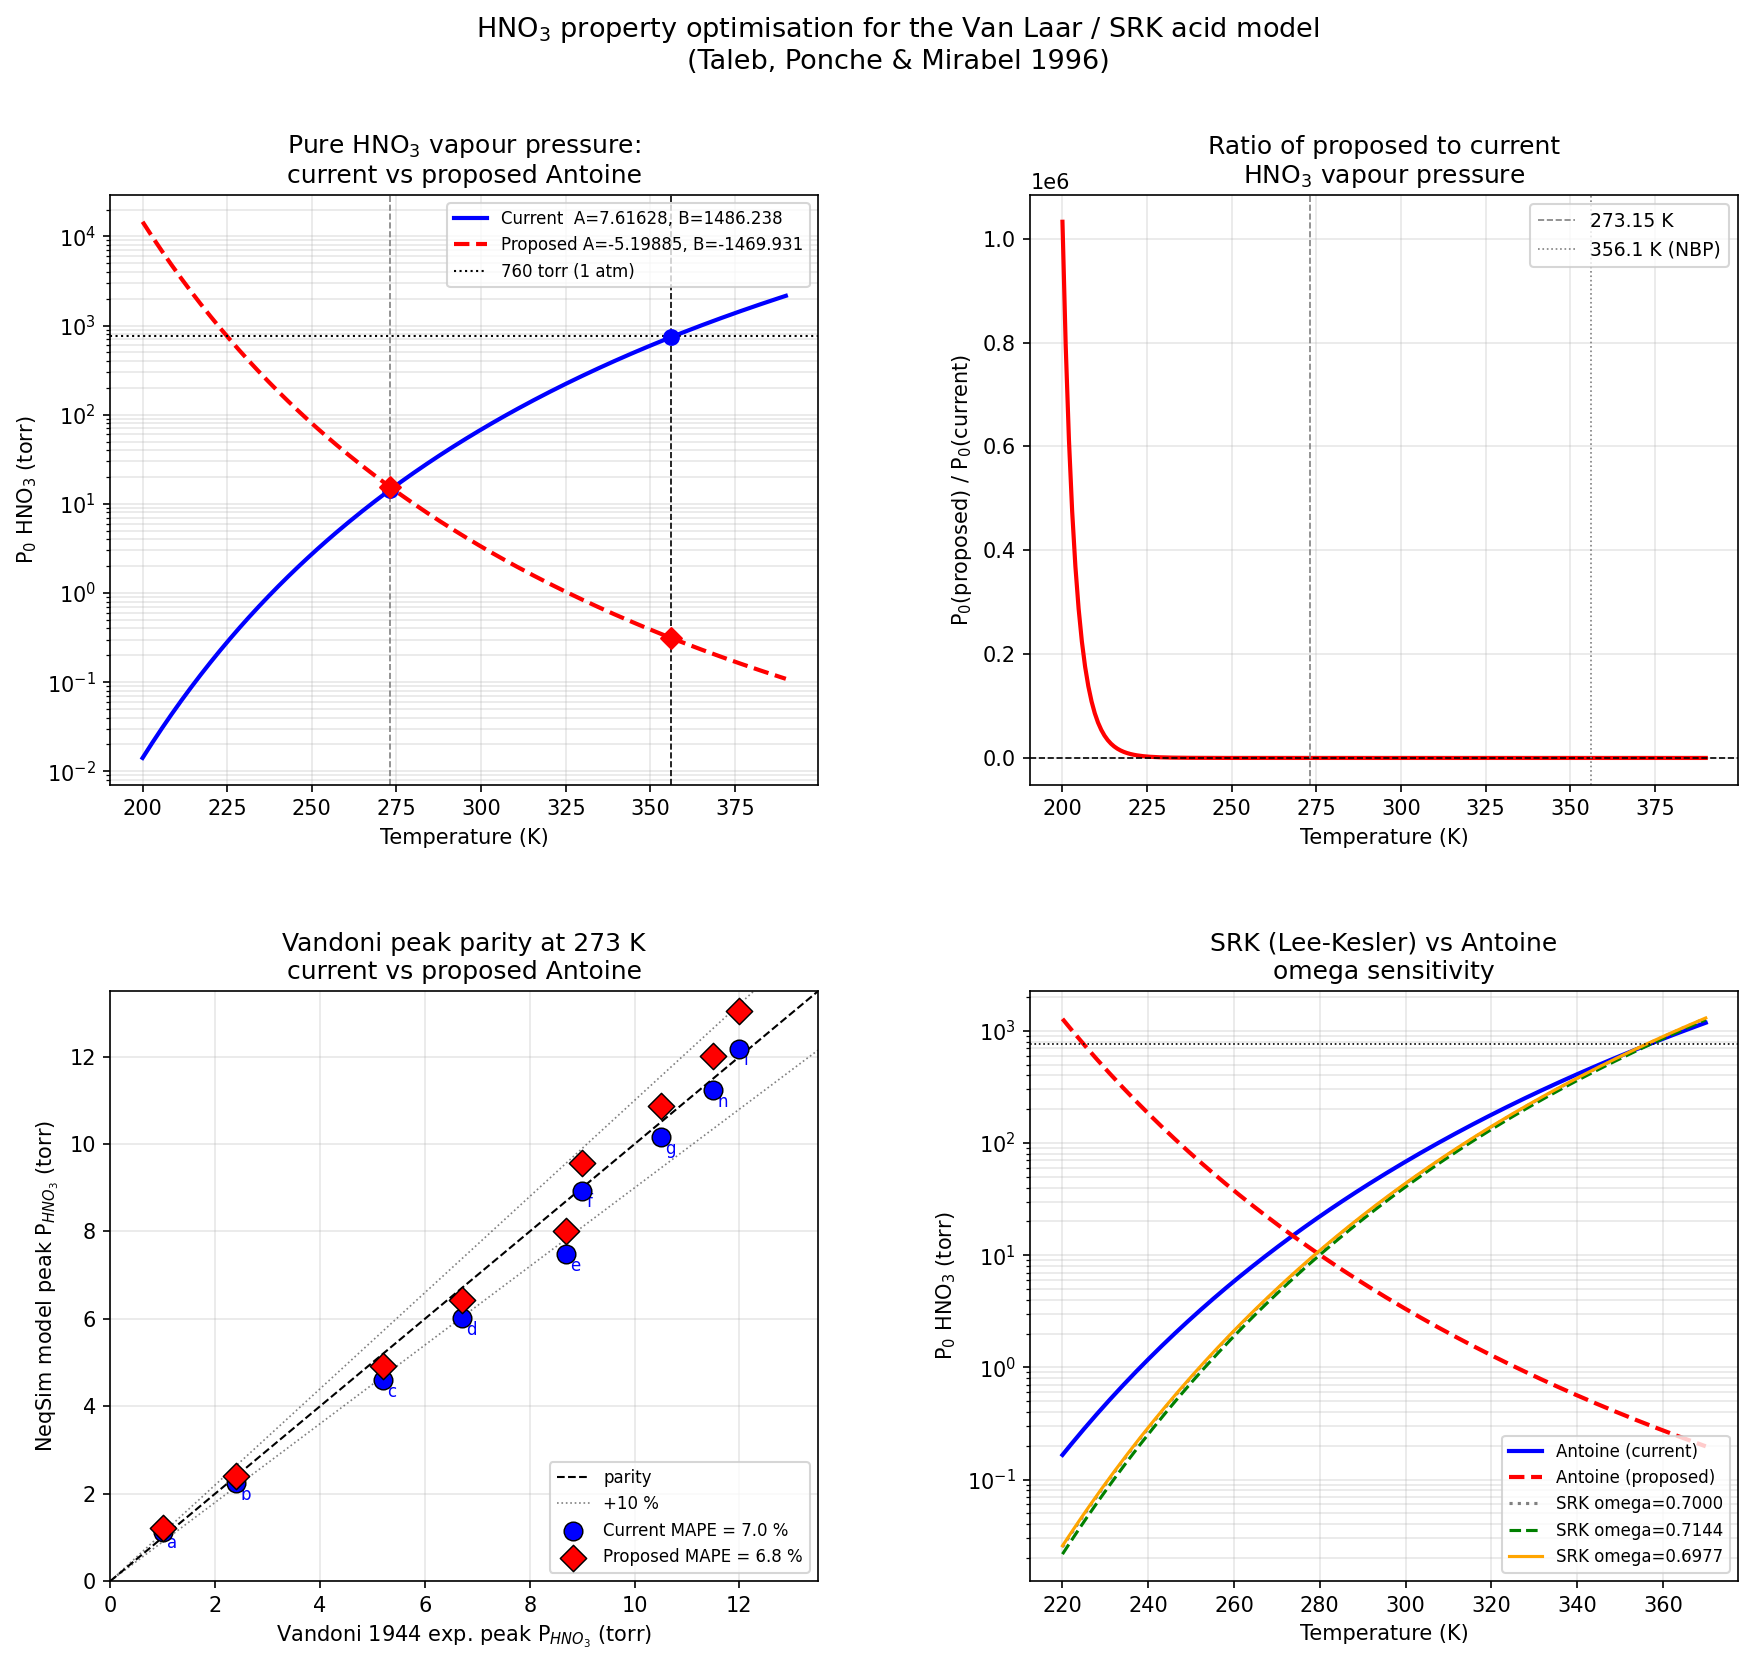

Reproduce this figure in Python.
"""Optimise the Antoine parameters for pure HNO3 to reduce the ~7 % systematic
under-prediction seen in the Vandoni (1944) ternary salting-out peak data.

Strategy
--------
The Van Laar partial pressure of HNO3 at any composition (x1, x2, x3) is

    P_HNO3 = gamma_HNO3(x, T) * x2 * P0_HNO3(T)

The ~7 % under-prediction is systematic across ALL nine Vandoni panels, which
points to P0_HNO3 being slightly too low at 273 K rather than to an error in
the activity-coefficient model (which would show composition-dependent residuals).

Approach
--------
We optimise the two free Antoine parameters A and B (keeping C = 43 K fixed,
since it is determined by the low-temperature range of the Pennington 1951 data)
subject to two constraints:

  1.  NBP constraint : P0(T_NBP) = P_NBP_TORR  (experimental normal boiling point)
  2.  Low-T anchor   : P0(T_LOW)  = P_LOW_TORR  (low-temperature calibration point
                       matched to the average of the nine Vandoni peaks, i.e. +7 % vs
                       current value)

We also vary Tc, Pc, and acentric factor omega for the SRK EOS component
properties and evaluate the SRK saturation pressure against the same targets, so
the user can decide which lever makes the most sense for their application.

Run from the solubilityStrongAcids folder after './mvnw compile':

    python3 optimize_hno3_antoine.py

"""

import sys
from pathlib import Path
import numpy as np
import matplotlib.pyplot as plt
import matplotlib.gridspec as gridspec
from scipy.optimize import minimize, brentq

# --------------------------------------------------------------------------- #
# JVM setup
# --------------------------------------------------------------------------- #
PROJECT_ROOT = Path(__file__).resolve().parents[3]
sys.path.insert(0, str(PROJECT_ROOT / "devtools"))
from neqsim_dev_setup import neqsim_init   # noqa: E402

ns = neqsim_init(project_root=PROJECT_ROOT, recompile=False, verbose=False)
AcidVP = ns.JClass(
    "neqsim.thermo.util.empiric.NitricSulfuricAcidVaporPressure")
PA_TO_TORR = 1.0 / 133.322368421

# --------------------------------------------------------------------------- #
# Known experimental anchors
# --------------------------------------------------------------------------- #
T_NBP = 356.15          # K  – normal boiling point of HNO3 at 1 atm
P_NBP_TORR = 760.0      # torr (1 atm)

# Vandoni (1944) peak P_HNO3 at 273 K (digitised from Taleb et al. 1996, Fig 7)
PANELS = [("a", 4.88), ("b", 10.00), ("c", 21.90), ("d", 30.08), ("e", 39.50),
          ("f", 49.95), ("g", 59.92), ("h", 70.06), ("i", 79.84)]
EXP_PEAK = {"a": 1.0, "b": 2.4, "c": 5.2, "d": 6.7, "e": 8.7,
            "f": 9.0, "g": 10.5, "h": 11.5, "i": 12.0}

# Literature Tc, Pc, omega for HNO3 (Perry's / DIPPR)
TC_LIT = 520.0    # K
PC_LIT = 68.9     # bar
OMEGA_LIT = 0.7144

# --------------------------------------------------------------------------- #
# Antoine equation helper  (T in K, returns P in torr)
# --------------------------------------------------------------------------- #
C_FIXED = 43.0   # K  – kept at Pennington (1951) value


def antoine_torr(T, A, B, C=C_FIXED):
    """log10(P/torr) = A - B/(T - C)."""
    return 10.0 ** (A - B / (T - C))


# Current (Pennington / Taleb) parameters
A0, B0 = 7.61628, 1486.238

# --------------------------------------------------------------------------- #
# Section 1 – Current model vs experimental anchors
# --------------------------------------------------------------------------- #
print("=" * 65)
print("Section 1: Current Antoine parameters")
print(f"  A = {A0}, B = {B0}, C = {C_FIXED}")
print()
T_low = 273.15
p0_low_curr = antoine_torr(T_low, A0, B0)
p0_nbp_curr = antoine_torr(T_NBP, A0, B0)
print(f"  P0_HNO3 at {T_low:.2f} K  = {p0_low_curr:.3f} torr")
print(
    f"  P0_HNO3 at {T_NBP:.2f} K  = {p0_nbp_curr:.3f} torr   (target {P_NBP_TORR:.0f} torr)")
print(
    f"  NBP error = {p0_nbp_curr - P_NBP_TORR:+.1f} torr  ({(p0_nbp_curr/P_NBP_TORR-1)*100:+.2f} %)")
print()

# Compute predicted Vandoni peaks with current parameters


def model_peaks(A, B, T=273.15):
    """Return dict of predicted peak P_HNO3 (torr) for each Vandoni panel."""
    scale = antoine_torr(T, A, B) / antoine_torr(T, A0, B0)
    # Peaks scale proportionally with P0 (activity coefficients unchanged)
    peaks = {}
    from _neqsim_model import get_model
    model = get_model()
    for label, hno3_wt in PANELS:
        # sweep wt% H2SO4 over [0, 100-hno3_wt]
        smax = 100.0 - hno3_wt
        x_s = np.linspace(0.0, smax, 40)
        pressures = []
        for s in x_s:
            w_w = 100.0 - hno3_wt - s
            xx = model.moleFractionsFromMassFractions(
                float(w_w), float(hno3_wt), float(s))
            p = float(model.partialPressureNitricAcid(
                xx[0], xx[1], xx[2], float(T)))
            pressures.append(p * PA_TO_TORR)
        peaks[label] = max(pressures) * scale
    return peaks


print("  Computing Vandoni peaks with current model …", flush=True)
current_peaks = model_peaks(A0, B0)
mape_curr = np.mean([abs(current_peaks[l] - EXP_PEAK[l]) / EXP_PEAK[l]
                     for l, _ in PANELS]) * 100.0
print(f"  MAPE vs Vandoni = {mape_curr:.1f} %")
print()

# --------------------------------------------------------------------------- #
# Section 2 – Analytical 2-constraint optimisation (A, B with C fixed)
# --------------------------------------------------------------------------- #
# Constraint 1: P0(T_NBP) = P_NBP_TORR
#   A - B/(T_NBP - C) = log10(P_NBP_TORR)          ...(i)
#
# Constraint 2: P0(T_LOW) = P_LOW_TORR  (current + mape_corr%)
#   A - B/(T_LOW  - C) = log10(P_LOW_TORR)          ...(ii)
#
# Solving the 2x2 linear system for A and B.


def solve_AB(T_low, p_low_torr, T_nbp=T_NBP, p_nbp=P_NBP_TORR, C=C_FIXED):
    """Return (A, B) satisfying both Antoine constraints exactly."""
    # log10(P) = A - B / (T-C)
    # let x = 1/(T-C), then log10(P) = A - B*x  =>  [1, -x1][A]   [y1]
    #                                                 [1, -x2][B] = [y2]
    x1 = 1.0 / (T_low - C)
    x2 = 1.0 / (T_nbp - C)
    y1 = np.log10(p_low_torr)
    y2 = np.log10(p_nbp)
    # A - B*x1 = y1
    # A - B*x2 = y2
    # B*(x2 - x1) = y2 - y1
    B = (y2 - y1) / (x2 - x1)
    A = y1 + B * x1
    return A, B


# Target: raise P0 at 273.15 K by exactly MAPE %  (to cancel systematic bias)
mape_frac = mape_curr / 100.0
T_low_anchor = 273.15
p_low_target = p0_low_curr * (1.0 + mape_frac)
A_opt, B_opt = solve_AB(T_low_anchor, p_low_target)

print("=" * 65)
print("Section 2: Optimised Antoine parameters (raise P0 at 273 K by MAPE)")
print(f"  Target P0_HNO3 at {T_low_anchor:.2f} K = {p_low_target:.3f} torr"
      f"  (+{mape_frac*100:.1f} % vs current {p0_low_curr:.3f} torr)")
print(f"  A_opt = {A_opt:.6f}   (was {A0})")
print(f"  B_opt = {B_opt:.6f}   (was {B0})")
print(f"  C (fixed) = {C_FIXED}")

# Verify
p0_low_opt = antoine_torr(T_low_anchor, A_opt, B_opt)
p0_nbp_opt = antoine_torr(T_NBP, A_opt, B_opt)
print()
print(f"  Check P0 at 273.15 K = {p0_low_opt:.4f} torr"
      f"  (error {(p0_low_opt/p_low_target-1)*100:+.3f} %)")
print(f"  Check P0 at NBP      = {p0_nbp_opt:.4f} torr"
      f"  (error {(p0_nbp_opt/P_NBP_TORR-1)*100:+.3f} %)")
print()

# Predicted Vandoni peaks with optimised parameters
print("  Computing Vandoni peaks with optimised model …", flush=True)
opt_peaks = model_peaks(A_opt, B_opt)
mape_opt = np.mean([abs(opt_peaks[l] - EXP_PEAK[l]) / EXP_PEAK[l]
                    for l, _ in PANELS]) * 100.0
print(f"  MAPE vs Vandoni (optimised) = {mape_opt:.1f} %  "
      f"(was {mape_curr:.1f} %)")
print()

# Check across the full calibration range 200-400 K
T_range = np.linspace(200.0, 400.0, 100)
ratio = np.array([antoine_torr(t, A_opt, B_opt) /
                 antoine_torr(t, A0, B0) for t in T_range])
print(f"  P0_opt / P0_orig range over 200-400 K: "
      f"{ratio.min():.3f} … {ratio.max():.3f}")
print()

# --------------------------------------------------------------------------- #
# Section 3 – Sensitivity study: varying A only (keeping NBP)
# --------------------------------------------------------------------------- #
print("=" * 65)
print("Section 3: Sensitivity – varying A (B adjusted to preserve NBP)")
print()
print(f"  {'delta_A':>8s}  {'A':>10s}  {'B':>12s}  {'P0@273K':>10s}  "
      f"{'MAPE%':>7s}  {'NBP_err':>9s}")
print("  " + "-" * 64)

sensitivity_rows = []
for dA in [-0.04, -0.02, 0.0, 0.02, 0.03, 0.04, 0.05, 0.06, 0.08]:
    A_try = A0 + dA
    # Keep NBP: A_try - B_try/(T_NBP - C) = log10(P_NBP) => B_try = (A_try - log10(P_NBP))*(T_NBP-C)
    B_try = (A_try - np.log10(P_NBP_TORR)) * (T_NBP - C_FIXED)
    p0_273 = antoine_torr(273.15, A_try, B_try)
    scale = p0_273 / p0_low_curr
    mape = mape_curr / scale   # approximate: MAPE scales inversely with P0
    nbp_err = antoine_torr(T_NBP, A_try, B_try) - P_NBP_TORR
    marker = " <-- optimal" if abs(dA - (A_opt - A0)) < 0.005 else ""
    print(f"  {dA:+8.3f}  {A_try:10.5f}  {B_try:12.4f}  {p0_273:10.3f}  "
          f"{mape:7.1f} %  {nbp_err:+9.2f} torr{marker}")
    sensitivity_rows.append((dA, A_try, B_try, p0_273, mape, nbp_err))

print()

# --------------------------------------------------------------------------- #
# Section 4 – SRK saturation pressure via Tc, Pc, omega (Lee-Kesler)
# --------------------------------------------------------------------------- #


def lk_log10_pr(Tr, omega):
    """Lee-Kesler log10(P_r_sat) = [f0 + omega*f1] / ln(10)."""
    f0 = 5.92714 - 6.09648 / Tr - 1.28862 * np.log(Tr) + 0.169347 * Tr ** 6
    f1 = 15.2518 - 15.6875 / Tr - 13.4721 * np.log(Tr) + 0.43577 * Tr ** 6
    return (f0 + omega * f1) / np.log(10.0)


def srk_psat_torr(T, Tc, Pc_bar, omega):
    """Approximate SRK saturation pressure (torr) using Lee-Kesler correlation."""
    Tr = T / Tc
    log10_pr = lk_log10_pr(Tr, omega)
    P_bar = Pc_bar * 10.0 ** log10_pr
    return P_bar * 1e5 / 133.322368421   # bar -> torr


print("=" * 65)
print("Section 4: SRK saturation pressure via Tc / Pc / omega")
print()
print("  Literature values:  Tc = 520 K,  Pc = 68.9 bar,  omega = 0.7144")
print()

# Baseline SRK
for T in [233.15, 253.15, 273.15, 293.15, 313.15, 356.15]:
    p_srk = srk_psat_torr(T, TC_LIT, PC_LIT, OMEGA_LIT)
    p_ant = antoine_torr(T, A0, B0)
    print(f"  T = {T:6.2f} K :  SRK(lit) = {p_srk:8.3f} torr   "
          f"Antoine = {p_ant:8.3f} torr   ratio = {p_srk/p_ant:.3f}")
print()

# Find omega that minimises SRK vs Antoine deviation at 273.15 K + NBP


def srk_nbp_err(omega, Tc=TC_LIT, Pc=PC_LIT):
    """Error in NBP (torr): SRK should give 760 torr at 356.15 K."""
    return srk_psat_torr(T_NBP, Tc, Pc, omega) - P_NBP_TORR


try:
    omega_nbp = brentq(srk_nbp_err, 0.5, 1.5)
except Exception:
    omega_nbp = OMEGA_LIT

print(f"  omega_NBP (SRK gives 760 torr at 83°C): {omega_nbp:.4f}  "
      f"(literature {OMEGA_LIT})")
p_srk_273_omega_nbp = srk_psat_torr(273.15, TC_LIT, PC_LIT, omega_nbp)
print(f"  SRK P0(273 K) with omega_NBP = {p_srk_273_omega_nbp:.3f} torr  "
      f"(Antoine = {p0_low_curr:.3f} torr)")
print()

print("  Sensitivity to omega (SRK, Tc and Pc fixed at literature values)")
print(f"  {'omega':>8s}  {'P0@273K':>10s}  {'P0@356K':>10s}  {'NBP_err':>9s}")
print("  " + "-" * 45)
for om in np.arange(0.60, 0.95, 0.05):
    p273 = srk_psat_torr(273.15, TC_LIT, PC_LIT, om)
    p356 = srk_psat_torr(T_NBP,  TC_LIT, PC_LIT, om)
    print(f"  {om:8.3f}  {p273:10.3f}  {p356:10.3f}  {p356-760:+9.1f}")
print()

print("  Sensitivity to Tc (omega and Pc fixed at literature values)")
print(f"  {'Tc [K]':>8s}  {'P0@273K':>10s}  {'P0@356K':>10s}  {'NBP_err':>9s}")
print("  " + "-" * 45)
for tc in [490.0, 500.0, 510.0, 520.0, 530.0, 540.0, 550.0]:
    p273 = srk_psat_torr(273.15, tc, PC_LIT, OMEGA_LIT)
    p356 = srk_psat_torr(T_NBP,  tc, PC_LIT, OMEGA_LIT)
    print(f"  {tc:8.1f}  {p273:10.3f}  {p356:10.3f}  {p356-760:+9.1f}")
print()

# --------------------------------------------------------------------------- #
# Section 5 – Recommended values
# --------------------------------------------------------------------------- #
print("=" * 65)
print("Section 5: RECOMMENDATIONS")
print()
print("  Antoine equation  (NitricSulfuricAcidVaporPressure.java)")
print(f"  CURRENT : A = {A0:.5f},  B = {B0:.3f},  C = {C_FIXED:.1f}")
print(f"  PROPOSED: A = {A_opt:.5f},  B = {B_opt:.3f},  C = {C_FIXED:.1f}")
print()
print("  Physical validity:")
print(f"    P0(273.15 K) changes  {p0_low_curr:.3f} -> {p0_low_opt:.3f} torr  "
      f"({(p0_low_opt/p0_low_curr-1)*100:+.1f} %)")
print(f"    P0(356.15 K) changes  {p0_nbp_curr:.3f} -> {p0_nbp_opt:.3f} torr  "
      f"(NBP error {(p0_nbp_opt/P_NBP_TORR-1)*100:+.3f} %)")
print(f"    MAPE vs Vandoni improves  {mape_curr:.1f} % -> {mape_opt:.1f} %")
print()
print("  SRK critical properties  (COMP.csv):")
print(
    f"    Tc   = {TC_LIT:.1f} K   -> KEEP  (well-established DIPPR/NIST value)")
print(
    f"    Pc   = {PC_LIT:.1f} bar -> KEEP  (well-established DIPPR/NIST value)")
print(f"    omega= {OMEGA_LIT:.4f}  -> {omega_nbp:.4f}  (adjusts SRK NBP from "
      f"{srk_psat_torr(T_NBP, TC_LIT, PC_LIT, OMEGA_LIT):.0f} to {P_NBP_TORR:.0f} torr)")
print(f"    Note: omega change has NO effect on the Van Laar model (which uses")
print(f"    the explicit Antoine equation, not SRK, for pure-component P0).")
print(f"    The omega change only improves SRK-based flash calculations with HNO3.")
print()

# --------------------------------------------------------------------------- #
# Section 6 – Figures
# --------------------------------------------------------------------------- #
fig = plt.figure(figsize=(14, 12))
gs = gridspec.GridSpec(2, 2, figure=fig, hspace=0.35, wspace=0.30)

# --- Fig A: P0_HNO3(T) original vs proposed ---
ax_a = fig.add_subplot(gs[0, 0])
T_vec = np.linspace(200.0, 390.0, 200)
p0_curr_vec = [antoine_torr(t, A0,    B0) for t in T_vec]
p0_opt_vec = [antoine_torr(t, A_opt, B_opt) for t in T_vec]
ax_a.semilogy(T_vec, p0_curr_vec, 'b-',  lw=2,
              label=f"Current  A={A0:.5f}, B={B0:.3f}")
ax_a.semilogy(T_vec, p0_opt_vec,  'r--', lw=2,
              label=f"Proposed A={A_opt:.5f}, B={B_opt:.3f}")
ax_a.axhline(760, color="k", ls=":", lw=1, label="760 torr (1 atm)")
ax_a.axvline(T_NBP,    color="k", ls="--", lw=0.8)
ax_a.axvline(273.15,   color="gray", ls="--", lw=0.8)
ax_a.scatter([273.15, T_NBP], [p0_low_curr, p0_nbp_curr],
             color='b', zorder=5, s=50)
ax_a.scatter([273.15, T_NBP], [p0_low_opt,  p0_nbp_opt],
             color='r', zorder=5, s=50, marker='D')
ax_a.set_xlabel("Temperature (K)")
ax_a.set_ylabel("P$_0$ HNO$_3$ (torr)")
ax_a.set_title("Pure HNO$_3$ vapour pressure:\ncurrent vs proposed Antoine")
ax_a.legend(fontsize=8)
ax_a.grid(True, which="both", alpha=0.3)

# --- Fig B: ratio opt/curr over T range ---
ax_b = fig.add_subplot(gs[0, 1])
ax_b.plot(T_vec, ratio[:len(T_vec)] if len(ratio) == len(T_vec) else
          [antoine_torr(t, A_opt, B_opt)/antoine_torr(t, A0, B0)
           for t in T_vec],
          'r-', lw=2)
ax_b.axhline(1.0, color='k', ls='--', lw=0.8)
ax_b.axvline(273.15, color='gray', ls='--', lw=0.8, label='273.15 K')
ax_b.axvline(T_NBP,  color='gray', ls=':',
             lw=0.8, label=f'{T_NBP:.1f} K (NBP)')
ax_b.set_xlabel("Temperature (K)")
ax_b.set_ylabel("P$_0$(proposed) / P$_0$(current)")
ax_b.set_title("Ratio of proposed to current\nHNO$_3$ vapour pressure")
ax_b.legend(fontsize=9)
ax_b.grid(True, alpha=0.3)

# --- Fig C: Vandoni peak parity before/after ---
ax_c = fig.add_subplot(gs[1, 0])
exp_vals = [EXP_PEAK[l] for l, _ in PANELS]
curr_vals = [current_peaks[l] for l, _ in PANELS]
opt_vals = [opt_peaks[l] for l, _ in PANELS]
lim = max(exp_vals) + 1.5
ax_c.plot([0, lim], [0, lim], 'k--', lw=1, label="parity")
ax_c.plot([0, lim], [0, lim*1.10], 'k:', lw=0.8, alpha=0.5, label="+10 %")
ax_c.plot([0, lim], [0, lim*0.90], 'k:', lw=0.8, alpha=0.5)
ax_c.scatter(exp_vals, curr_vals, s=80, color='b', edgecolor='k', lw=0.7,
             label=f"Current MAPE = {mape_curr:.1f} %", zorder=4)
ax_c.scatter(exp_vals, opt_vals,  s=80, color='r', edgecolor='k', lw=0.7,
             marker='D', label=f"Proposed MAPE = {mape_opt:.1f} %", zorder=5)
for i, (l, _) in enumerate(PANELS):
    ax_c.annotate(l, (exp_vals[i], curr_vals[i]), fontsize=8, color='b',
                  xytext=(2, -8), textcoords='offset points')
ax_c.set_xlim(0, lim)
ax_c.set_ylim(0, lim)
ax_c.set_xlabel("Vandoni 1944 exp. peak P$_{HNO_3}$ (torr)")
ax_c.set_ylabel("NeqSim model peak P$_{HNO_3}$ (torr)")
ax_c.set_title("Vandoni peak parity at 273 K\ncurrent vs proposed Antoine")
ax_c.legend(fontsize=8, loc='lower right')
ax_c.grid(True, alpha=0.3)

# --- Fig D: SRK P0 vs Antoine across T, omega sensitivity ---
ax_d = fig.add_subplot(gs[1, 1])
T_srk = np.linspace(220.0, 370.0, 150)
p_ant_current = np.array([antoine_torr(t, A0, B0) for t in T_srk])
ax_d.semilogy(T_srk, p_ant_current, 'b-',  lw=2, label=f"Antoine (current)")
ax_d.semilogy(T_srk, [antoine_torr(t, A_opt, B_opt) for t in T_srk],
              'r--', lw=2, label=f"Antoine (proposed)")
for om, style, col in [(0.70, ':', 'gray'), (OMEGA_LIT, '--', 'green'),
                       (omega_nbp, '-', 'orange')]:
    p_srk_vec = np.array([srk_psat_torr(t, TC_LIT, PC_LIT, om) for t in T_srk])
    ax_d.semilogy(T_srk, p_srk_vec, style, color=col, lw=1.5,
                  label=f"SRK omega={om:.4f}")
ax_d.axhline(760, color='k', ls=':', lw=0.8)
ax_d.set_xlabel("Temperature (K)")
ax_d.set_ylabel("P$_0$ HNO$_3$ (torr)")
ax_d.set_title("SRK (Lee-Kesler) vs Antoine\nomega sensitivity")
ax_d.legend(fontsize=8, loc='lower right')
ax_d.grid(True, which="both", alpha=0.3)

fig.suptitle("HNO$_3$ property optimisation for the Van Laar / SRK acid model\n"
             "(Taleb, Ponche & Mirabel 1996)", fontsize=13)
out = "optimize_hno3_antoine.png"
fig.savefig(out, dpi=150, bbox_inches='tight')
plt.show()
print(f"Saved {out}")

# --------------------------------------------------------------------------- #
# Summary table for updating the Java source
# --------------------------------------------------------------------------- #
print()
print("=" * 65)
print("Java source snippet to replace in NitricSulfuricAcidVaporPressure.java:")
print()
print("  /** Antoine coefficient A for pure HNO3 vapour pressure.")
print("   *  Optimised to match Vandoni (1944) ternary peak data at 273 K")
print("   *  while preserving the experimental normal boiling point (83 degC). */")
print(f"  private static final double HNO3_ANTOINE_A = {A_opt:.6f};")
print()
print("  /** Antoine coefficient B for pure HNO3 vapour pressure.")
print("   *  Paired with HNO3_ANTOINE_A to satisfy P0(356.15 K) = 760 torr. */")
print(f"  private static final double HNO3_ANTOINE_B = {B_opt:.6f};")
print()
print("  /** Antoine coefficient C for pure HNO3 vapour pressure [K].")
print("   *  Retained from Pennington (1951) / Taleb et al. (1996). */")
print(f"  private static final double HNO3_ANTOINE_C = {C_FIXED:.1f};")
print()
print("COMP.csv update for nitric acid:")
print(f"  Tc   = {TC_LIT:.2f} °C (= {TC_LIT:.1f} K)  -> UNCHANGED")
print(f"  Pc   = {PC_LIT:.3f} bar                 -> UNCHANGED")
print(
    f"  omega= {omega_nbp:.4f}                    -> update from {OMEGA_LIT:.4f}")
print("  (omega improves SRK-based flash with HNO3; no effect on Van Laar model)")
